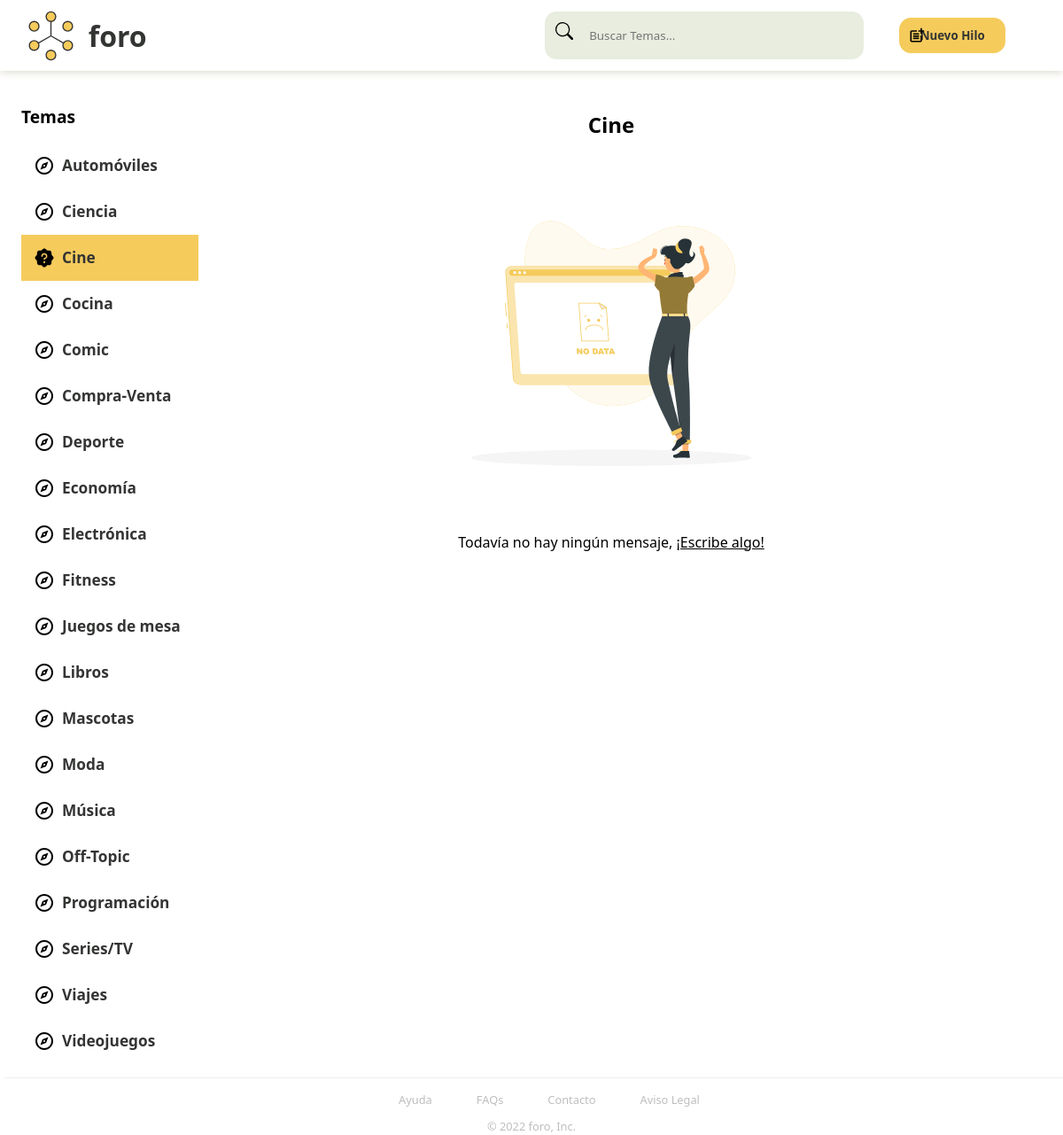
The app's page /categoria.php?id=13 with its own data.
### tables this page shows
CREATE TABLE IF NOT EXISTS `temas` (
  `tema_id` int(11) NOT NULL AUTO_INCREMENT,
  `tema_nombre` varchar(255) NOT NULL,
  `tema_desc` varchar(500) NOT NULL,
  `tema_img` mediumtext NOT NULL,
  PRIMARY KEY (`tema_id`) USING BTREE
);

### categoria.php (the view, shortened to what this page needs)
<?php
$css = "css/hilo.css";
include 'components/header.php';
$cod = $_GET['id'];
for ($i = 0; $i < count($categoryArray); $i++) {
    if ($categoryArray[$i]['tema_id'] == $cod) {
        $cat = $categoryArray[$i];
    }
}
$selecHilos = [];
?>
<div class="paginaEntera">
    <div class="temasLista">
        <h4>Temas</h4>
        <ul>
            <?php
            for ($i = 0; $i < count($categoryArray); $i++) {
                echo '<a href="categoria.php?id=' . $categoryArray[$i]["tema_id"] . '"' . ($categoryArray[$i]["tema_id"] == $cod ? 'class="selected"' : '') . '>
                <li><img src="./img/icons/' . ($categoryArray[$i]['tema_id'] == $cod ? 'wavyquestion.svg"' : 'compass.svg"') . 'class="listIcon">' . $categoryArray[$i]["tema_nombre"] . '</li></a>';
            } ?>
        </ul>
    </div>
    <div class="listaHilos">
        <h2><?php echo ucwords($cat['tema_nombre']); ?></h2>
        <div class="respuestas" <?php echo (empty($selecHilos) ? 'style="display:flex; flex-direction:column; align-items:center"' : 'style="display:none;"'); ?>>
            <img src="img/web/nodata.svg" width="40%">
            <p onclick=openModal() style="cursor:default" ;>Todavía no hay ningún mensaje, <u style="cursor:pointer">¡Escribe algo!</u></p>
        </div>
    </div>
</div>
<?php include 'components/footer.php'; ?>

### components/header.php (shortened to what this page needs)
<?php
include 'components/conector.php';
$categoryArray = [];
try {
  $categoryQuery = "SELECT tema_id, tema_nombre, tema_img FROM temas ORDER BY tema_nombre ASC";
  $categoryResult = $mysqli->query($categoryQuery);
  while ($row = $categoryResult->fetch_assoc()) {
    $categoryArray[] = $row;
  }
} catch (Exception $e) {
  echo $e->getMessage();
}
?>
<!DOCTYPE html>
<html lang="en">
<head>
  <link rel="stylesheet" href="css/header.css">
  <link rel="stylesheet" href="css/footer.css">
  <link rel="stylesheet" href=<?php echo $css ?>>
</head>
<body>
  <header>
    <div class="header" id="logoContainer">
      <a href="index.php" class="header_logo">
        <img src="img/icons/logo.svg" alt="foro">
        <h1>foro</h1>
      </a>
    </div>
    <?php if (str_contains('css/loginn.css', $css)) : ?>
      <div class="header loginButtons">
        <button id="is" class="button is">
          Iniciar Sesion
        </button>
        <button id="reg" class="button">
          Registrarse
        </button>
      </div>
    <?php else : ?>
      <div class="header perfil_hilo">
        <div class="header_search">
          <img src="img/icons/search.svg" class="icon" id="searchIcon">
          <input type="text" class="input" autocomplete="off" id="searchBox" placeholder="Buscar Temas...">
        </div>
        <div class="nuevoHilo" onclick="openModal(event)">
          <img src="img/icons/post.svg" class="icon" id="postIcon">
          <button class="button">Nuevo Hilo</button>
        </div>
      <?php endif; ?>
      </div>
  </header>
  <main id="main">

### components/footer.php
</main>
<footer class="footer">
  <ul>
    <li><a href="#">Ayuda</a></li>
    <li><a href="#">FAQs</a></li>
    <li><a href="#">Contacto</a></li>
    <li><a href="#">Aviso Legal</a></li>
  </ul>
  <p>© <?php echo date("Y");?> foro, Inc.</p>
</footer>
</body>
</html>

### css/header.css (style rules this page uses)
:root { --text: #333533; --contrast-text: #808080; --light-background: #cfdbd5; --input-background: #E8EDDF; --btn: #F5CB5C; --btn-hover: #F9E19F; --error: #EF626C; --light-error: #F49096; --status: #034732; }
* { font-family: system-ui, -apple-system, BlinkMacSystemFont, 'Segoe UI', Roboto, Oxygen, Ubuntu, Cantarell, 'Open Sans', 'Helvetica Neue', sans-serif; box-sizing: border-box; }
body { padding: 0; margin: 0; width: 100%; min-height: 100vh; }
header { height: 5em; width: 100%; display: flex; justify-content: space-around; align-items: center; box-shadow: 0 0 10px #cfcbbf; position: sticky; z-index:500; }
#logoContainer { margin-right: 30%; }
h1 { color: var(--text); margin-left: 10px; }
.header .header_logo { display: flex; align-items: center; }
.header_logo img { width: 65px; }
.header_logo { text-decoration: none; }
.perfil_hilo { display: flex; align-items: center; justify-content: space-evenly; width: 50%; }
.input { height: 4em; border: none; border-radius: 1em; background-color: var(--input-background); color: var(--contrast-text); }
.header_search { position: relative; }
.header_search input { width: 30vw; padding-left: 50px; padding-right: 20px; font-weight: 500; z-index: 700; }
#searchIcon { margin-left: 0.5%; margin-top: 0.5%; }
.nuevoHilo { text-align: right; }
.icon { height: 40px; position: absolute; padding: 10px; margin-top: 1%; margin-left: 1%; }
#postIcon { margin-top: 0%; margin-left: 0%; margin-right: 5px; }
.button { background-color: var(--btn); width: 10vw; height: 3em; border: none; border-radius: 1em; font-weight: 600; color: var(--text); cursor: pointer; }

### css/footer.css (style rules this page uses)
.footer { background-color: #fff; height: 5em; width: 100%; box-shadow: 5px 0px 2px #cfcbbf; font-size: 0.8em; z-index: 50; padding-top: 5px; }
.footer ul { width: 40%; margin: 10px auto 10px; list-style: none; display: flex; justify-content: space-evenly; }
.footer a { color: #bebebe; text-decoration: none; }
footer p { color: #bebebe; text-align: center; }

### css/hilo.css (style rules this page uses)
.temasLista { font-weight: lighter; margin-top: 1%; margin-right: 2%; margin-left: 2%; width: 11%; }
a { color:var(--text); text-decoration: none; }
.temasLista ul { display: flex; list-style: none; flex-direction: column; align-items: flex-start; padding: 0; }
h4 { font-size: 1.2em; margin-bottom: 0; }
.temasLista a { display: flex; width: 200px; justify-content: flex-start; background-color: white; color: var(--text); font-size: 0.9rem; text-decoration: none; border: none; -webkit-transition-duration: 0.4s; transition-duration: 0.4s; }
.listIcon { width: 40px; padding: 8px; }
.temasLista li { font-weight: 600; padding: 6px; font-size: larger; display: inline-flex; flex-direction: row; align-items: center; }
.paginaEntera { display: flex; flex-direction: row; }
.listaHilos { margin-top: 2%; margin-bottom: 2%; width: 85%; }
.listaHilos h2 { text-align: center; }
.selected { background-color: var(--btn) !important; }

### records on screen
temas: tema_nombre "Automóviles"
temas: tema_nombre "Ciencia"
temas: tema_nombre "Cine"
temas: tema_nombre "Cocina"
temas: tema_nombre "Comic"
temas: tema_nombre "Compra-Venta"
temas: tema_nombre "Deporte"
temas: tema_nombre "Economía"
temas: tema_nombre "Electrónica"
temas: tema_nombre "Fitness"
temas: tema_nombre "Juegos de mesa"
temas: tema_nombre "Libros"
temas: tema_nombre "Mascotas"
temas: tema_nombre "Moda"
temas: tema_nombre "Música"
temas: tema_nombre "Off-Topic"
temas: tema_nombre "Programación"
temas: tema_nombre "Series/TV"
temas: tema_nombre "Viajes"
temas: tema_nombre "Videojuegos"
